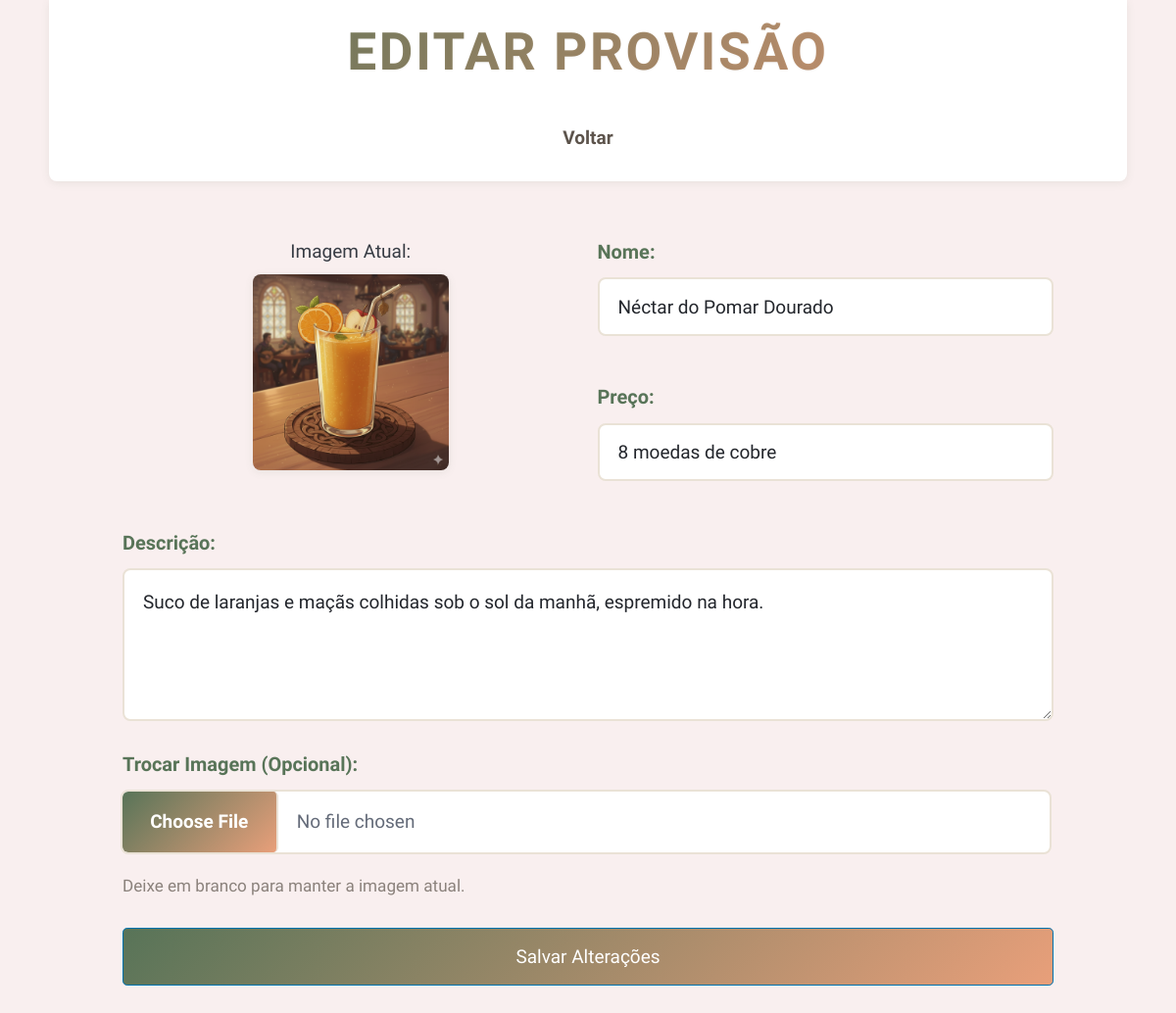
Page /editar.php?id=5 (signed in) on the committed database.
### tables this page shows
CREATE TABLE IF NOT EXISTS cardapio (
    id INT AUTO_INCREMENT PRIMARY KEY,
    imagem VARCHAR(255),
    item VARCHAR(100),
    descricao TEXT,
    preco VARCHAR(50)
);

### editar.php (the view, shortened to what this page needs)
<?php
include 'conexao.php';
$id = $_GET['id'];
$id = mysqli_real_escape_string($conn, $id);
$sql = "SELECT * FROM cardapio WHERE id = $id";
$result = mysqli_query($conn, $sql);
$row = mysqli_fetch_assoc($result);
?>
<!DOCTYPE html>
<html lang="pt-br">
<head>
    <link rel="stylesheet" href="pico.css">
    <link rel="stylesheet" href="estilos.css">
</head>
<body>
    <header>
        <h1>Editar Provisão</h1>
        <nav><a href="admin.php">Voltar</a></nav>
    </header>
    <main class="container">
        <form action="processa_editar.php" method="POST" enctype="multipart/form-data">
            <div class="grid">
                <div style="text-align: center; margin-bottom: 20px;">
                    <label>Imagem Atual:</label>
                    <img src="<?php echo $row['imagem']; ?>" alt="Foto atual" style="max-height: 200px; border-radius: 8px; box-shadow: var(--sombra-pequena);">
                </div>
                <div>
                    <div class="form-group">
                        <label for="item">Nome:</label>
                        <input type="text" name="item" value="<?php echo $row['item']; ?>" required>
                    </div>
                    <div class="form-group">
                        <label for="preco">Preço:</label>
                        <input type="text" name="preco" value="<?php echo $row['preco']; ?>" required>
                    </div>
                </div>
            </div>
            <div class="form-group">
                <label for="descricao">Descrição:</label>
                <textarea name="descricao" required rows="4"><?php echo $row['descricao']; ?></textarea>
            </div>
            <div class="form-group">
                <label for="imagem">Trocar Imagem (Opcional):</label>
                <input type="file" name="imagem" accept="image/*">
                <small>Deixe em branco para manter a imagem atual.</small>
            </div>
            <button type="submit">Salvar Alterações</button>
        </form>
    </main>
</body>
</html>

### estilos.css (style rules this page uses)
:root { --cor-fundo: #F9EFEF; --cor-texto: #5D544C; --cor-titulo: #587458; --cor-destaque: #E89F7A; --cor-borda-suave: #EAE2D6; --cor-fundo-container: #FFFFFF; --cor-sombra: rgba(88, 116, 88, 0.1); --cor-hover: #D88E69; --cor-sucesso: #6B9B7A; --cor-erro: #C85A54; --fonte-principal: 'Mali', cursive; --fonte-titulo: 'IM Fell English SC', serif; --espacamento-xs: 0.25rem; --espacamento-sm: 0.5rem; --espacamento-md: 1rem; --espacamento-lg: 1.5rem; --espacamento-xl: 2rem; --transicao-rapida: 0.2s ease; --transicao-media: 0.3s ease; --transicao-lenta: 0.5s ease; --border-radius: 8px; --sombra-pequena: 0 2px 8px var(--cor-sombra); --sombra-media: 0 4px 16px var(--cor-sombra); --sombra-grande: 0 8px 24px var(--cor-sombra); }
html { font-family: var(--fonte-principal); color: var(--cor-texto); scroll-behavior: smooth; }
body { font-family: var(--fonte-principal); color: var(--cor-texto); background-color: var(--cor-fundo); min-height: 100vh; transition: background-color var(--transicao-media); line-height: 1.6; }
h1, h2, h3, h4, h5, h6 { font-family: var(--fonte-titulo); color: var(--cor-titulo); font-weight: 600; line-height: 1.3; margin-bottom: var(--espacamento-md); text-shadow: 0 1px 2px rgba(0, 0, 0, 0.05); }
h1 { font-size: 2.5rem; }
header h1 { font-family: var(--fonte-titulo); font-size: 2.8rem; letter-spacing: 0.05em; text-transform: uppercase; background: linear-gradient(135deg, var(--cor-titulo) 0%, var(--cor-destaque) 100%); -webkit-background-clip: text; -webkit-text-fill-color: transparent; background-clip: text; animation: fadeInDown 0.6s ease; }
main, header, footer { width: 100%; max-width: 1100px; margin: 0 auto; padding: var(--espacamento-lg); box-sizing: border-box; animation: fadeIn 0.5s ease; }
header { text-align: center; padding: var(--espacamento-xl) var(--espacamento-lg); background: var(--cor-fundo-container); box-shadow: var(--sombra-pequena); margin-bottom: var(--espacamento-xl); border-radius: 0 0 var(--border-radius) var(--border-radius); }
nav { display: flex; justify-content: center; align-items: center; flex-wrap: wrap; gap: var(--espacamento-sm); margin-top: var(--espacamento-lg); }
nav a { padding: var(--espacamento-sm) var(--espacamento-md); text-decoration: none; color: var(--cor-texto); font-weight: 600; border-radius: var(--border-radius); transition: all var(--transicao-rapida); position: relative; overflow: hidden; }
nav a::before { content: ''; position: absolute; bottom: 0; left: 50%; width: 0; height: 2px; background: var(--cor-destaque); transition: all var(--transicao-rapida); transform: translateX(-50%); }
.form-group { margin-bottom: var(--espacamento-lg); animation: fadeInUp 0.5s ease; }
.form-group label { display: block; margin-bottom: var(--espacamento-sm); color: var(--cor-titulo); font-weight: 600; font-size: 1.05rem; }
.form-group input, .form-group textarea, .form-group select { width: 100%; padding: var(--espacamento-md); border: 2px solid var(--cor-borda-suave); border-radius: var(--border-radius); font-family: var(--fonte-principal); transition: all var(--transicao-rapida); background: var(--cor-fundo-container); font-size: 1rem; }
.form-group textarea { min-height: 150px; resize: vertical; }
.form-group small { display: block; margin-top: var(--espacamento-xs); color: var(--cor-texto); opacity: 0.7; font-size: 0.9rem; }
button, [role="button"], input[type="submit"] { background: linear-gradient(135deg, var(--cor-titulo) 0%, var(--cor-destaque) 100%); color: white; padding: var(--espacamento-md) var(--espacamento-xl); border: none; border-radius: var(--border-radius); font-family: var(--fonte-principal); font-weight: 600; font-size: 1rem; cursor: pointer; transition: all var(--transicao-rapida); box-shadow: var(--sombra-pequena); position: relative; overflow: hidden; }
button::before { content: ''; position: absolute; top: 50%; left: 50%; width: 0; height: 0; border-radius: 50%; background: rgba(255, 255, 255, 0.3); transform: translate(-50%, -50%); transition: width 0.6s, height 0.6s; }
* { transition: background-color var(--transicao-media), color var(--transicao-media), border-color var(--transicao-media); }
input[type="file"] { padding: 0 !important; height: 3.5rem; display: flex; align-items: center; background-color: var(--cor-fundo-container); border: 2px solid var(--cor-borda-suave); overflow: hidden; }

### rows in the picture
cardapio: imagem (picture), item "Néctar do Pomar Dourado", preco "8 moedas de cobre", descricao "Suco de laranjas e maçãs colhidas sob o sol da manhã, espremido na hora."
